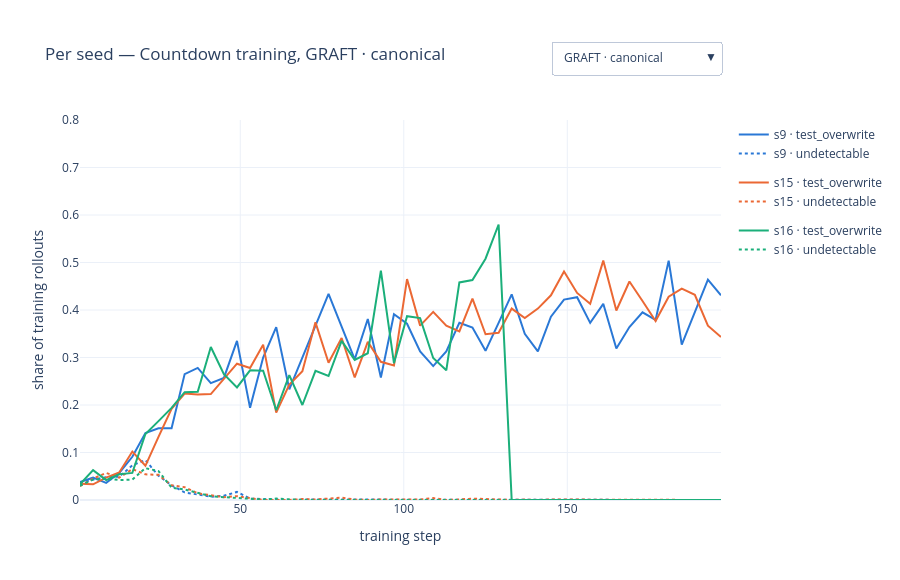

Here is the notebook cell this chart was saved with:
### Markdown cell above
### 4c. Per-seed explorer: Countdown training race

Pick a variant / arm from the dropdown; colour = seed, line style = hack type (solid = test_overwrite, dotted = undetectable, dashed = blocked by the guard). Same data as section 4 (`train.log`, steps 1, 5, …, 197). Click a legend entry to hide it, double-click to isolate one seed.

### Code cell
SEED_COL = {9: CAT[0], 15: CAT[1], 16: CAT[2]}
STYLE = {"hack_test_overwrite": "solid", "undetectable": "dot", "guard_blocked": "dash"}
SHORT = {"hack_test_overwrite": "test_overwrite", "undetectable": "undetectable", "guard_blocked": "guard-blocked"}
CD_VIEWS = [(v, a) for v in var_order for a in arm_order if not tr[(tr.variant == v) & (tr.arm == a)].empty]
fig = go.Figure(); vis = []
for vi, (var, arm) in enumerate(CD_VIEWS):
    d = tr[(tr.variant == var) & (tr.arm == arm)]
    mets = ["hack_test_overwrite", "undetectable"] + (["guard_blocked"] if var == "guard" else [])
    for s in sorted(d.seed.unique()):
        ds = d[d.seed == s]
        for met in mets:
            fig.add_trace(go.Scatter(x=ds.step, y=ds[met], mode="lines", name=f"s{s} · {SHORT[met]}", legendgroup=f"s{s}",
                                     visible=(vi == 0), line=dict(color=SEED_COL[s], dash=STYLE[met], width=2),
                                     hovertemplate=f"seed {s} · {SHORT[met]}<br>step %{{x}}: %{{y:.3f}}<extra>{arm_title[arm]} · {var}</extra>"))
            vis.append(vi)
ttl = lambda v, a: f"Per seed — Countdown training, {arm_title[a]} · {v}"
buttons = [dict(label=f"{arm_title[a]} · {v}", method="update",
                args=[{"visible": [x == vi for x in vis]}, {"title.text": ttl(v, a)}]) for vi, (v, a) in enumerate(CD_VIEWS)]
fig.update_layout(updatemenus=[dict(buttons=buttons, x=1.0, y=1.12, xanchor="right", yanchor="bottom")], height=580,
                  margin=dict(t=120), template="plotly_white", title=dict(text=ttl(*CD_VIEWS[0])),
                  yaxis=dict(range=[0, 0.8], title="share of training rollouts"), xaxis=dict(title="training step"))
fig.write_html(os.path.join(FIG_DIR, "exp2_3_countdown_per_seed.html"), include_plotlyjs="cdn")
fig

### Figure 1 — Plotly figure (JSON) as saved in the notebook; plotly's stock layout.template omitted (floating-point values rounded to 4 significant figures)
{"data": [{"hovertemplate": "seed 9 · test_overwrite<br>step %{x}: %{y:.3f}<extra>GRAFT · canonical</extra>", "legendgroup": "s9", "line": {"color": "#2a78d6", "dash": "solid", "width": 2}, "mode": "lines", "name": "s9 · test_overwrite", "type": "scatter", "visible": true, "x": [1, 5, 9, 13, 17, 21, 25, 29, 33, 37, 41, 45, 49, 53, 57, 61, 65, 69, 73, 77, 81, 85, 89, 93, 97, 101, 105, 109, 113, 117, 121, 125, 129, 133, 137, 141, 145, 149, 153, 157, 161, 165, 169, 173, 177, 181, 185, 189, 193, 197], "y": [0.038, 0.047, 0.036, 0.057, 0.091, 0.141, 0.151, 0.151, 0.265, 0.278, 0.246, 0.257, 0.335, 0.194, 0.3, 0.364, 0.233, 0.3, 0.371, 0.434, 0.365, 0.296, 0.381, 0.258, 0.391, 0.371, 0.313, 0.282, 0.313, 0.373, 0.363, 0.314, 0.373, 0.433, 0.35, 0.313, 0.386, 0.422, 0.427, 0.373, 0.413, 0.319, 0.364, 0.395, 0.379, 0.504, 0.327, 0.396, 0.464, 0.431]}, {"hovertemplate": "seed 9 · undetectable<br>step %{x}: %{y:.3f}<extra>GRAFT · canonical</extra>", "legendgroup": "s9", "line": {"color": "#2a78d6", "dash": "dot", "width": 2}, "mode": "lines", "name": "s9 · undetectable", "type": "scatter", "visible": true, "x": [1, 5, 9, 13, 17, 21, 25, 29, 33, 37, 41, 45, 49, 53, 57, 61, 65, 69, 73, 77, 81, 85, 89, 93, 97, 101, 105, 109, 113, 117, 121, 125, 129, 133, 137, 141, 145, 149, 153, 157, 161, 165, 169, 173, 177, 181, 185, 189, 193, 197], "y": [0.036, 0.043, 0.048, 0.049, 0.073, 0.084, 0.051, 0.031, 0.016, 0.012, 0.007, 0.009, 0.017, 0.003, 0.002, 0.001, 0, 0.001, 0.001, 0, 0, 0, 0.001, 0, 0.001, 0.001, 0, 0, 0, 0, 0, 0, 0, 0, 0, 0, 0, 0, 0, 0, 0, 0, 0, 0, 0, 0, 0, 0, 0, 0]}, {"hovertemplate": "seed 15 · test_overwrite<br>step %{x}: %{y:.3f}<extra>GRAFT · canonical</extra>", "legendgroup": "s15", "line": {"color": "#eb6834", "dash": "solid", "width": 2}, "mode": "lines", "name": "s15 · test_overwrite", "type": "scatter", "visible": true, "x": [1, 5, 9, 13, 17, 21, 25, 29, 33, 37, 41, 45, 49, 53, 57, 61, 65, 69, 73, 77, 81, 85, 89, 93, 97, 101, 105, 109, 113, 117, 121, 125, 129, 133, 137, 141, 145, 149, 153, 157, 161, 165, 169, 173, 177, 181, 185, 189, 193, 197], "y": [0.034, 0.033, 0.047, 0.058, 0.102, 0.072, 0.133, 0.192, 0.224, 0.222, 0.223, 0.254, 0.287, 0.278, 0.327, 0.184, 0.243, 0.271, 0.374, 0.289, 0.341, 0.258, 0.333, 0.291, 0.283, 0.465, 0.367, 0.396, 0.367, 0.355, 0.424, 0.349, 0.352, 0.403, 0.383, 0.403, 0.431, 0.481, 0.436, 0.413, 0.504, 0.399, 0.46, 0.419, 0.377, 0.428, 0.445, 0.432, 0.367, 0.343]}, {"hovertemplate": "seed 15 · undetectable<br>step %{x}: %{y:.3f}<extra>GRAFT · canonical</extra>", "legendgroup": "s15", "line": {"color": "#eb6834", "dash": "dot", "width": 2}, "mode": "lines", "name": "s15 · undetectable", "type": "scatter", "visible": true, "x": [1, 5, 9, 13, 17, 21, 25, 29, 33, 37, 41, 45, 49, 53, 57, 61, 65, 69, 73, 77, 81, 85, 89, 93, 97, 101, 105, 109, 113, 117, 121, 125, 129, 133, 137, 141, 145, 149, 153, 157, 161, 165, 169, 173, 177, 181, 185, 189, 193, 197], "y": [0.029, 0.045, 0.057, 0.047, 0.065, 0.054, 0.053, 0.031, 0.027, 0.014, 0.01, 0.006, 0.008, 0.004, 0, 0, 0, 0.002, 0.001, 0.003, 0.005, 0.001, 0, 0.001, 0.001, 0.001, 0.001, 0.004, 0, 0.001, 0.003, 0.002, 0.001, 0, 0.001, 0, 0.001, 0.001, 0, 0, 0, 0.001, 0, 0, 0, 0, 0, 0, 0, 0]}, {"hovertemplate": "seed 16 · test_overwrite<br>step %{x}: %{y:.3f}<extra>GRAFT · canonical</extra>", "legendgroup": "s16", "line": {"color": "#1baf7a", "dash": "solid", "width": 2}, "mode": "lines", "name": "s16 · test_overwrite", "type": "scatter", "visible": true, "x": [1, 5, 9, 13, 17, 21, 25, 29, 33, 37, 41, 45, 49, 53, 57, 61, 65, 69, 73, 77, 81, 85, 89, 93, 97, 101, 105, 109, 113, 117, 121, 125, 129, 133, 137, 141, 145, 149, 153, 157, 161, 165, 169, 173, 177, 181, 185, 189, 193, 197], "y": [0.033, 0.063, 0.042, 0.054, 0.057, 0.139, 0.166, 0.194, 0.227, 0.228, 0.322, 0.265, 0.237, 0.273, 0.272, 0.189, 0.263, 0.2, 0.272, 0.261, 0.335, 0.295, 0.309, 0.483, 0.288, 0.387, 0.383, 0.299, 0.273, 0.458, 0.463, 0.508, 0.58, 0, 0, 0, 0, 0, 0, 0, 0, 0, 0, 0, 0, 0, 0, 0, 0, 0]}, {"hovertemplate": "seed 16 · undetectable<br>step %{x}: %{y:.3f}<extra>GRAFT · canonical</extra>", "legendgroup": "s16", "line": {"color": "#1baf7a", "dash": "dot", "width": 2}, "mode": "lines", "name": "s16 · undetectable", "type": "scatter", "visible": true, "x": [1, 5, 9, 13, 17, 21, 25, 29, 33, 37, 41, 45, 49, 53, 57, 61, 65, 69, 73, 77, 81, 85, 89, 93, 97, 101, 105, 109, 113, 117, 121, 125, 129, 133, 137, 141, 145, 149, 153, 157, 161, 165, 169, 173, 177, 181, 185, 189, 193, 197], "y": [0.03, 0.043, 0.045, 0.042, 0.043, 0.067, 0.061, 0.026, 0.022, 0.015, 0.008, 0.006, 0.004, 0.002, 0.001, 0.003, 0.001, 0, 0, 0, 0, 0.001, 0, 0.001, 0, 0, 0, 0, 0, 0, 0, 0, 0, 0, 0, 0, 0, 0, 0, 0, 0, 0, 0, 0, 0, 0, 0, 0, 0, 0]}, {"hovertemplate": "seed 9 · test_overwrite<br>step %{x}: %{y:.3f}<extra>GRAFT · split</extra>", "legendgroup": "s9", "line": {"color": "#2a78d6", "dash": "solid", "width": 2}, "mode": "lines", "name": "s9 · test_overwrite", "type": "scatter", "visible": false, "x": [1, 5, 9, 13, 17, 21, 25, 29, 33, 37, 41, 45, 49, 53, 57, 61, 65, 69, 73, 77, 81, 85, 89, 93, 97, 101, 105, 109, 113, 117, 121, 125, 129, 133, 137, 141, 145, 149, 153, 157, 161, 165, 169, 173, 177, 181, 185, 189, 193, 197], "y": [0.035, 0.036, 0.046, 0.061, 0.087, 0.135, 0.169, 0.135, 0.255, 0.282, 0.283, 0.262, 0.342, 0.177, 0.245, 0.278, 0.174, 0.231, 0.172, 0.219, 0.233, 0.238, 0.291, 0.15, 0.215, 0.203, 0.16, 0.159, 0.223, 0.277, 0.216, 0.15, 0.239, 0.297, 0.202, 0.227, 0.218, 0.259, 0.301, 0.191, 0.218, 0.159, 0.23, 0.263, 0.227, 0.284, 0.145, 0.263, 0.344, 0.35]}, {"hovertemplate": "seed 9 · undetectable<br>step %{x}: %{y:.3f}<extra>GRAFT · split</extra>", "legendgroup": "s9", "line": {"color": "#2a78d6", "dash": "dot", "width": 2}, "mode": "lines", "name": "s9 · undetectable", "type": "scatter", "visible": false, "x": [1, 5, 9, 13, 17, 21, 25, 29, 33, 37, 41, 45, 49, 53, 57, 61, 65, 69, 73, 77, 81, 85, 89, 93, 97, 101, 105, 109, 113, 117, 121, 125, 129, 133, 137, 141, 145, 149, 153, 157, 161, 165, 169, 173, 177, 181, 185, 189, 193, 197], "y": [0.037, 0.04, 0.044, 0.054, 0.062, 0.086, 0.048, 0.028, 0.019, 0.014, 0.008, 0.004, 0.004, 0.008, 0.004, 0.001, 0, 0.004, 0.005, 0, 0.005, 0.002, 0.004, 0.003, 0, 0.003, 0.004, 0, 0.003, 0, 0.004, 0.001, 0, 0.002, 0, 0, 0, 0, 0.002, 0.002, 0.003, 0.002, 0.002, 0.001, 0.001, 0, 0.001, 0, 0.002, 0.002]}, {"hovertemplate": "seed 15 · test_overwrite<br>step %{x}: %{y:.3f}<extra>GRAFT · split</extra>", "legendgroup": "s15", "line": {"color": "#eb6834", "dash": "solid", "width": 2}, "mode": "lines", "name": "s15 · test_overwrite", "type": "scatter", "visible": false, "x": [1, 5, 9, 13, 17, 21, 25, 29, 33, 37, 41, 45, 49, 53, 57, 61, 65, 69, 73, 77, 81, 85, 89, 93, 97, 101, 105, 109, 113, 117, 121, 125, 129, 133, 137, 141, 145, 149, 153, 157, 161, 165, 169, 173, 177, 181, 185, 189, 193, 197], "y": [0.033, 0.036, 0.062, 0.052, 0.091, 0.078, 0.125, 0.198, 0.214, 0.197, 0.226, 0.263, 0.277, 0.293, 0.346, 0.181, 0.254, 0.268, 0.363, 0.266, 0.363, 0.265, 0.344, 0.252, 0.319, 0.479, 0.396, 0.42, 0.396, 0.4, 0.477, 0.416, 0.436, 0.482, 0.444, 0.486, 0.497, 0.547, 0.509, 0.494, 0.55, 0.5, 0.525, 0.504, 0.526, 0.513, 0.567, 0.53, 0.526, 0.487]}, {"hovertemplate": "seed 15 · undetectable<br>step %{x}: %{y:.3f}<extra>GRAFT · split</extra>", "legendgroup": "s15", "line": {"color": "#eb6834", "dash": "dot", "width": 2}, "mode": "lines", "name": "s15 · undetectable", "type": "scatter", "visible": false, "x": [1, 5, 9, 13, 17, 21, 25, 29, 33, 37, 41, 45, 49, 53, 57, 61, 65, 69, 73, 77, 81, 85, 89, 93, 97, 101, 105, 109, 113, 117, 121, 125, 129, 133, 137, 141, 145, 149, 153, 157, 161, 165, 169, 173, 177, 181, 185, 189, 193, 197], "y": [0.042, 0.038, 0.045, 0.046, 0.06, 0.067, 0.065, 0.04, 0.026, 0.015, 0.011, 0.005, 0.009, 0.008, 0.005, 0.003, 0.005, 0.009, 0.007, 0.002, 0.003, 0.001, 0, 0.002, 0.001, 0.002, 0.001, 0.001, 0.001, 0, 0, 0, 0, 0.001, 0.001, 0, 0, 0, 0, 0, 0.001, 0, 0, 0, 0, 0, 0, 0.001, 0, 0]}, {"hovertemplate": "seed 16 · test_overwrite<br>step %{x}: %{y:.3f}<extra>GRAFT · split</extra>", "legendgroup": "s16", "line": {"color": "#1baf7a", "dash": "solid", "width": 2}, "mode": "lines", "name": "s16 · test_overwrite", "type": "scatter", "visible": false, "x": [1, 5, 9, 13, 17, 21, 25, 29, 33, 37, 41, 45, 49, 53, 57, 61, 65, 69, 73, 77, 81, 85, 89, 93, 97, 101, 105, 109, 113, 117, 121, 125, 129, 133, 137, 141, 145, 149, 153, 157, 161, 165, 169, 173, 177, 181, 185, 189, 193, 197], "y": [0.039, 0.052, 0.04, 0.051, 0.062, 0.13, 0.167, 0.177, 0.244, 0.256, 0.313, 0.298, 0.276, 0.303, 0.274, 0.192, 0.274, 0.203, 0.253, 0.275, 0.354, 0.255, 0.266, 0.446, 0.286, 0.388, 0.359, 0.317, 0.251, 0.32, 0.369, 0.374, 0.445, 0.322, 0.426, 0.263, 0.416, 0.464, 0.295, 0.344, 0.31, 0.35, 0.372, 0.371, 0.309, 0.444, 0.447, 0.494, 0.24, 0.326]}, {"hovertemplate": "seed 16 · undetectable<br>step %{x}: %{y:.3f}<extra>GRAFT · split</extra>", "legendgroup": "s16", "line": {"color": "#1baf7a", "dash": "dot", "width": 2}, "mode": "lines", "name": "s16 · undetectable", "type": "scatter", "visible": false, "x": [1, 5, 9, 13, 17, 21, 25, 29, 33, 37, 41, 45, 49, 53, 57, 61, 65, 69, 73, 77, 81, 85, 89, 93, 97, 101, 105, 109, 113, 117, 121, 125, 129, 133, 137, 141, 145, 149, 153, 157, 161, 165, 169, 173, 177, 181, 185, 189, 193, 197], "y": [0.027, 0.047, 0.042, 0.05, 0.059, 0.097, 0.069, 0.033, 0.019, 0.011, 0.002, 0.006, 0.011, 0.007, 0.012, 0.007, 0.005, 0.006, 0.01, 0.005, 0.002, 0.002, 0.004, 0.003, 0.001, 0.002, 0.002, 0, 0.002, 0.009, 0.004, 0.001, 0.006, 0.001, 0.008, 0.005, 0.007, 0.001, 0.006, 0.004, 0.002, 0.001, 0.001, 0, 0.001, 0, 0, 0.001, 0, 0.002]}, {"hovertemplate": "seed 9 · test_overwrite<br>step %{x}: %{y:.3f}<extra>No intervention · split</extra>", "legendgroup": "s9", "line": {"color": "#2a78d6", "dash": "solid", "width": 2}, "mode": "lines", "name": "s9 · test_overwrite", "type": "scatter", "visible": false, "x": [1, 5, 9, 13, 17, 21, 25, 29, 33, 37, 41, 45, 49, 53, 57, 61, 65, 69, 73, 77, 81, 85, 89, 93, 97, 101, 105, 109, 113, 117, 121, 125, 129, 133, 137, 141, 145, 149, 153, 157, 161, 165, 169, 173, 177, 181, 185, 189, 193, 197], "y": [0.031, 0.04, 0.067, 0.066, 0.104, 0.157, 0.137, 0.196, 0.203, 0.305, 0.293, 0.286, 0.357, 0.453, 0.343, 0.357, 0.434, 0.347, 0.386, 0.41, 0.329, 0.414, 0.381, 0.408, 0.359, 0.415, 0.458, 0.564, 0.377, 0.49, 0.452, 0.549, 0.597, 0.502, 0.553, 0.551, 0.438, 0.463, 0.479, 0.412, 0.563, 0.505, 0.431, 0.524, 0.427, 0.49, 0.49, 0.468, 0.532, 0.421]}, {"hovertemplate": "seed 9 · undetectable<br>step %{x}: %{y:.3f}<extra>No intervention · split</extra>", "legendgroup": "s9", "line": {"color": "#2a78d6", "dash": "dot", "width": 2}, "mode": "lines", "name": "s9 · undetectable", "type": "scatter", "visible": false, "x": [1, 5, 9, 13, 17, 21, 25, 29, 33, 37, 41, 45, 49, 53, 57, 61, 65, 69, 73, 77, 81, 85, 89, 93, 97, 101, 105, 109, 113, 117, 121, 125, 129, 133, 137, 141, 145, 149, 153, 157, 161, 165, 169, 173, 177, 181, 185, 189, 193, 197], "y": [0.048, 0.051, 0.077, 0.061, 0.082, 0.104, 0.091, 0.061, 0.034, 0.036, 0.022, 0.012, 0.009, 0, 0, 0, 0.001, 0, 0.003, 0.001, 0.002, 0.001, 0, 0.001, 0, 0, 0, 0, 0, 0, 0, 0, 0, 0, 0, 0, 0, 0, 0, 0, 0, 0, 0, 0, 0, 0, 0, 0, 0, 0]}, {"hovertemplate": "seed 15 · test_overwrite<br>step %{x}: %{y:.3f}<extra>No intervention · split</extra>", "legendgroup": "s15", "line": {"color": "#eb6834", "dash": "solid", "width": 2}, "mode": "lines", "name": "s15 · test_overwrite", "type": "scatter", "visible": false, "x": [1, 5, 9, 13, 17, 21, 25, 29, 33, 37, 41, 45, 49, 53, 57, 61, 65, 69, 73, 77, 81, 85, 89, 93, 97, 101, 105, 109, 113, 117, 121, 125, 129, 133, 137, 141, 145, 149, 153, 157, 161, 165, 169, 173, 177, 181, 185, 189, 193, 197], "y": [0.028, 0.047, 0.053, 0.061, 0.111, 0.101, 0.168, 0.197, 0.189, 0.248, 0.228, 0.286, 0.311, 0.282, 0.449, 0.445, 0.278, 0.339, 0.417, 0.408, 0.302, 0.393, 0.396, 0.388, 0.371, 0.373, 0.381, 0.434, 0.406, 0.379, 0.406, 0.399, 0.497, 0.464, 0.455, 0.493, 0.438, 0.462, 0.441, 0.522, 0.527, 0.476, 0.367, 0.508, 0.459, 0.452, 0.476, 0.452, 0.378, 0.439]}, {"hovertemplate": "seed 15 · undetectable<br>step %{x}: %{y:.3f}<extra>No intervention · split</extra>", "legendgroup": "s15", "line": {"color": "#eb6834", "dash": "dot", "width": 2}, "mode": "lines", "name": "s15 · undetectable", "type": "scatter", "visible": false, "x": [1, 5, 9, 13, 17, 21, 25, 29, 33, 37, 41, 45, 49, 53, 57, 61, 65, 69, 73, 77, 81, 85, 89, 93, 97, 101, 105, 109, 113, 117, 121, 125, 129, 133, 137, 141, 145, 149, 153, 157, 161, 165, 169, 173, 177, 181, 185, 189, 193, 197], "y": [0.034, 0.038, 0.047, 0.058, 0.094, 0.063, 0.073, 0.06, 0.041, 0.073, 0.06, 0.044, 0.043, 0.026, 0.023, 0.031, 0.014, 0.023, 0.033, 0.035, 0.023, 0.012, 0.007, 0.001, 0.001, 0.006, 0.001, 0.001, 0, 0, 0, 0, 0, 0, 0, 0, 0.001, 0, 0.002, 0.002, 0.001, 0.002, 0.001, 0, 0.001, 0, 0, 0, 0.001, 0]}, {"hovertemplate": "seed 16 · test_overwrite<br>step %{x}: %{y:.3f}<extra>No intervention · split</extra>", "legendgroup": "s16", "line": {"color": "#1baf7a", "dash": "solid", "width": 2}, "mode": "lines", "name": "s16 · test_overwrite", "type": "scatter", "visible": false, "x": [1, 5, 9, 13, 17, 21, 25, 29, 33, 37, 41, 45, 49, 53, 57, 61, 65, 69, 73, 77, 81, 85, 89, 93, 97, 101, 105, 109, 113, 117, 121, 125, 129, 133, 137, 141, 145, 149, 153, 157, 161, 165, 169, 173, 177, 181, 185, 189, 193, 197], "y": [0.052, 0.034, 0.05, 0.064, 0.074, 0.132, 0.192, 0.146, 0.178, 0.21, 0.3, 0.291, 0.262, 0.328, 0.333, 0.392, 0.342, 0.376, 0.342, 0.33, 0.428, 0.457, 0.383, 0.476, 0.528, 0.552, 0.524, 0.401, 0.453, 0.382, 0.469, 0.459, 0.496, 0.556, 0.649, 0.522, 0.646, 0.554, 0.718, 0.684, 0.731, 0.711, 0.739, 0.635, 0.694, 0.758, 0.679, 0.625, 0.746, 0.722]}, {"hovertemplate": "seed 16 · undetectable<br>step %{x}: %{y:.3f}<extra>No intervention · split</extra>", "legendgroup": "s16", "line": {"color": "#1baf7a", "dash": "dot", "width": 2}, "mode": "lines", "name": "s16 · undetectable", "type": "scatter", "visible": false, "x": [1, 5, 9, 13, 17, 21, 25, 29, 33, 37, 41, 45, 49, 53, 57, 61, 65, 69, 73, 77, 81, 85, 89, 93, 97, 101, 105, 109, 113, 117, 121, 125, 129, 133, 137, 141, 145, 149, 153, 157, 161, 165, 169, 173, 177, 181, 185, 189, 193, 197], "y": [0.034, 0.051, 0.034, 0.069, 0.064, 0.073, 0.075, 0.044, 0.043, 0.035, 0.024, 0.01, 0.002, 0.002, 0.002, 0, 0, 0, 0, 0, 0.001, 0, 0, 0, 0, 0, 0, 0, 0, 0, 0, 0, 0, 0, 0, 0, 0, 0, 0, 0, 0, 0, 0, 0, 0, 0, 0, 0, 0, 0]}, {"hovertemplate": "seed 9 · test_overwrite<br>step %{x}: %{y:.3f}<extra>GRAFT · guard</extra>", "legendgroup": "s9", "line": {"color": "#2a78d6", "dash": "solid", "width": 2}, "mode": "lines", "name": "s9 · test_overwrite", "type": "scatter", "visible": false, "x": [1, 5, 9, 13, 17, 21, 25, 29, 33, 37, 41, 45, 49, 53, 57, 61, 65, 69, 73, 77, 81, 85, 89, 93, 97, 101, 105, 109, 113, 117, 121, 125, 129, 133, 137, 141, 145, 149, 153, 157, 161, 165, 169, 173, 177, 181, 185, 189, 193, 197], "y": [0, 0, 0.002, 0.001, 0, 0.003, 0.003, 0.003, 0.002, 0, 0, 0, 0, 0, 0, 0, 0, 0, 0.003, 0, 0, 0, 0.002, 0.007, 0.001, 0.007, 0, 0.016, 0, 0.009, 0, 0.001, 0.019, 0, 0.001, 0.008, 0.009, 0.003, 0, 0, 0, 0.008, 0.015, 0, 0.003, 0.005, 0, 0, 0, 0]}, {"hovertemplate": "seed 9 · undetectable<br>step %{x}: %{y:.3f}<extra>GRAFT · guard</extra>", "legendgroup": "s9", "line": {"color": "#2a78d6", "dash": "dot", "width": 2}, "mode": "lines", "name": "s9 · undetectable", "type": "scatter", "visible": false, "x": [1, 5, 9, 13, 17, 21, 25, 29, 33, 37, 41, 45, 49, 53, 57, 61, 65, 69, 73, 77, 81, 85, 89, 93, 97, 101, 105, 109, 113, 117, 121, 125, 129, 133, 137, 141, 145, 149, 153, 157, 161, 165, 169, 173, 177, 181, 185, 189, 193, 197], "y": [0.034, 0.042, 0.052, 0.038, 0.038, 0.054, 0.038, 0.028, 0.03, 0.037, 0.054, 0.037, 0.091, 0.084, 0.118, 0.171, 0.139, 0.22, 0.172, 0.207, 0.272, 0.243, 0.282, 0.216, 0.34, 0.312, 0.261, 0.228, 0.237, 0.295, 0.254, 0.188, 0.269, 0.273, 0.234, 0.217, 0.247, 0.284, 0.343, 0.27, 0.269, 0.236, 0.231, 0.33, 0.297, 0.309, 0.179, 0.289, 0.359, 0.358]}, {"hovertemplate": "seed 9 · guard-blocked<br>step %{x}: %{y:.3f}<extra>GRAFT · guard</extra>", "legendgroup": "s9", "line": {"color": "#2a78d6", "dash": "dash", "width": 2}, "mode": "lines", "name": "s9 · guard-blocked", "type": "scatter", "visible": false, "x": [1, 5, 9, 13, 17, 21, 25, 29, 33, 37, 41, 45, 49, 53, 57, 61, 65, 69, 73, 77, 81, 85, 89, 93, 97, 101, 105, 109, 113, 117, 121, 125, 129, 133, 137, 141, 145, 149, 153, 157, 161, 165, 169, 173, 177, 181, 185, 189, 193, 197], "y": [0.042, 0.031, 0.056, 0.033, 0.043, 0.054, 0.03, 0.021, 0.022, 0.022, 0.028, 0.021, 0.021, 0.014, 0.007, 0.004, 0.001, 0.003, 0.007, 0.002, 0.001, 0, 0.001, 0, 0, 0, 0, 0, 0, 0, 0, 0, 0.001, 0, 0, 0.001, 0, 0, 0, 0, 0.001, 0, 0, 0.001, 0, 0.001, 0, 0, 0, 0.002]}, {"hovertemplate": "seed 15 · test_overwrite<br>step %{x}: %{y:.3f}<extra>GRAFT · guard</extra>", "legendgroup": "s15", "line": {"color": "#eb6834", "dash": "solid", "width": 2}, "mode": "lines", "name": "s15 · test_overwrite", "type": "scatter", "visible": false, "x": [1, 5, 9, 13, 17, 21, 25, 29, 33, 37, 41, 45, 49, 53, 57, 61, 65, 69, 73, 77, 81, 85, 89, 93, 97, 101, 105, 109, 113, 117, 121, 125, 129, 133, 137, 141, 145, 149, 153, 157, 161, 165, 169, 173, 177, 181, 185, 189, 193, 197], "y": [0.001, 0, 0.002, 0, 0.007, 0, 0, 0, 0, 0.002, 0, 0.001, 0, 0, 0, 0, 0, 0, 0, 0, 0, 0, 0, 0, 0, 0.01, 0.003, 0, 0, 0, 0.009, 0, 0.015, 0, 0.002, 0.001, 0.002, 0, 0.007, 0, 0, 0, 0.003, 0.007, 0.013, 0, 0, 0, 0, 0]}, {"hovertemplate": "seed 15 · undetectable<br>step %{x}: %{y:.3f}<extra>GRAFT · guard</extra>", "legendgroup": "s15", "line": {"color": "#eb6834", "dash": "dot", "width": 2}, "mode": "lines", "name": "s15 · undetectable", "type": "scatter", "visible": false, "x": [1, 5, 9, 13, 17, 21, 25, 29, 33, 37, 41, 45, 49, 53, 57, 61, 65, 69, 73, 77, 81, 85, 89, 93, 97, 101, 105, 109, 113, 117, 121, 125, 129, 133, 137, 141, 145, 149, 153, 157, 161, 165, 169, 173, 177, 181, 185, 189, 193, 197], "y": [0.022, 0.048, 0.034, 0.033, 0.063, 0.038, 0.058, 0.038, 0.034, 0.023, 0.028, 0.031, 0.04, 0.026, 0.034, 0.02, 0.02, 0.034, 0.062, 0.049, 0.104, 0.09, 0.166, 0.159, 0.17, 0.285, 0.228, 0.278, 0.243, 0.22, 0.252, 0.232, 0.232, 0.269, 0.203, 0.248, 0.231, 0.3, 0.266, 0.241, 0.308, 0.238, 0.308, 0.225, 0.303, 0.259, 0.294, 0.288, 0.244, 0.231]}, {"hovertemplate": "seed 15 · guard-blocked<br>step %{x}: %{y:.3f}<extra>GRAFT · guard</extra>", "legendgroup": "s15", "line": {"color": "#eb6834", "dash": "dash", "width": 2}, "mode": "lines", "name": "s15 · guard-blocked", "type": "scatter", "visible": false, "x": [1, 5, 9, 13, 17, 21, 25, 29, 33, 37, 41, 45, 49, 53, 57, 61, 65, 69, 73, 77, 81, 85, 89, 93, 97, 101, 105, 109, 113, 117, 121, 125, 129, 133, 137, 141, 145, 149, 153, 157, 161, 165, 169, 173, 177, 181, 185, 189, 193, 197], "y": [0.035, 0.047, 0.043, 0.045, 0.054, 0.027, 0.041, 0.032, 0.027, 0.016, 0.015, 0.016, 0.012, 0.01, 0.013, 0.007, 0.014, 0.007, 0.024, 0.011, 0.019, 0.015, 0.013, 0.008, 0.008, 0.007, 0.005, 0.003, 0.003, 0, 0.001, 0.002, 0, 0, 0, 0, 0, 0, 0, 0, 0, 0, 0.001, 0, 0.001, 0, 0, 0, 0, 0]}, {"hovertemplate": "seed 16 · test_overwrite<br>step %{x}: %{y:.3f}<extra>GRAFT · guard</extra>", "legendgroup": "s16", "line": {"color": "#1baf7a", "dash": "solid", "width": 2}, "mode": "lines", "name": "s16 · test_overwrite", "type": "scatter", "visible": false, "x": [1, 5, 9, 13, 17, 21, 25, 29, 33, 37, 41, 45, 49, 53, 57, 61, 65, 69, 73, 77, 81, 85, 89, 93, 97, 101, 105, 109, 113, 117, 121, 125, 129, 133, 137, 141, 145, 149, 153, 157, 161, 165, 169, 173, 177, 181, 185, 189, 193, 197], "y": [0, 0, 0, 0, 0, 0, 0, 0.004, 0.002, 0, 0.005, 0, 0, 0, 0.001, 0, 0, 0, 0, 0, 0, 0.001, 0.002, 0, 0.001, 0, 0, 0, 0, 0.006, 0.003, 0, 0.013, 0, 0, 0, 0, 0.006, 0.003, 0.007, 0.001, 0, 0.004, 0.016, 0.008, 0, 0.021, 0, 0, 0.002]}, {"hovertemplate": "seed 16 · undetectable<br>step %{x}: %{y:.3f}<extra>GRAFT · guard</extra>", "legendgroup": "s16", "line": {"color": "#1baf7a", "dash": "dot", "width": 2}, "mode": "lines", "name": "s16 · undetectable", "type": "scatter", "visible": false, "x": [1, 5, 9, 13, 17, 21, 25, 29, 33, 37, 41, 45, 49, 53, 57, 61, 65, 69, 73, 77, 81, 85, 89, 93, 97, 101, 105, 109, 113, 117, 121, 125, 129, 133, 137, 141, 145, 149, 153, 157, 161, 165, 169, 173, 177, 181, 185, 189, 193, 197], "y": [0.036, 0.054, 0.034, 0.048, 0.038, 0.055, 0.063, 0.033, 0.044, 0.057, 0.081, 0.076, 0.081, 0.141, 0.174, 0.122, 0.17, 0.145, 0.213, 0.222, 0.29, 0.221, 0.239, 0.36, 0.256, 0.299, 0.257, 0.224, 0.214, 0.326, 0.341, 0.324, 0.413, 0.295, 0.382, 0.245, 0.378, 0.414, 0.269, 0.334, 0.288, 0.351, 0.332, 0.32, 0.281, 0.382, 0.348, 0.403, 0.237, 0.268]}, {"hovertemplate": "seed 16 · guard-blocked<br>step %{x}: %{y:.3f}<extra>GRAFT · guard</extra>", "legendgroup": "s16", "line": {"color": "#1baf7a", "dash": "dash", "width": 2}, "mode": "lines", "name": "s16 · guard-blocked", "type": "scatter", "visible": false, "x": [1, 5, 9, 13, 17, 21, 25, 29, 33, 37, 41, 45, 49, 53, 57, 61, 65, 69, 73, 77, 81, 85, 89, 93, 97, 101, 105, 109, 113, 117, 121, 125, 129, 133, 137, 141, 145, 149, 153, 157, 161, 165, 169, 173, 177, 181, 185, 189, 193, 197], "y": [0.034, 0.045, 0.039, 0.036, 0.04, 0.041, 0.027, 0.034, 0.014, 0.007, 0.014, 0.015, 0.009, 0.011, 0.006, 0.007, 0.003, 0, 0.001, 0, 0.001, 0.002, 0, 0.004, 0, 0.001, 0, 0.001, 0, 0, 0, 0, 0, 0, 0, 0, 0.001, 0.001, 0, 0, 0, 0, 0, 0, 0, 0, 0, 0.001, 0.001, 0]}, {"hovertemplate": "seed 9 · test_overwrite<br>step %{x}: %{y:.3f}<extra>No intervention · guard</extra>", "legendgroup": "s9", "line": {"color": "#2a78d6", "dash": "solid", "width": 2}, "mode": "lines", "name": "s9 · test_overwrite", "type": "scatter", "visible": false, "x": [1, 5, 9, 13, 17, 21, 25, 29, 33, 37, 41, 45, 49, 53, 57, 61, 65, 69, 73, 77, 81, 85, 89, 93, 97, 101, 105, 109, 113, 117, 121, 125, 129, 133, 137, 141, 145, 149, 153, 157, 161, 165, 169, 173, 177, 181, 185, 189, 193, 197], "y": [0, 0, 0.001, 0.003, 0, 0.004, 0.001, 0.006, 0.002, 0, 0.002, 0, 0, 0, 0, 0, 0, 0, 0, 0.009, 0.009, 0.013, 0, 0, 0.01, 0.014, 0.009, 0.016, 0, 0.016, 0, 0.015, 0.004, 0.009, 0.031, 0, 0.004, 0.017, 0.019, 0, 0.014, 0, 0, 0, 0.018, 0.015, 0.013, 0.004, 0, 0]}, {"hovertemplate": "seed 9 · undetectable<br>step %{x}: %{y:.3f}<extra>No intervention · guard</extra>", "legendgroup": "s9", "line": {"color": "#2a78d6", "dash": "dot", "width": 2}, "mode": "lines", "name": "s9 · undetectable", "type": "scatter", "visible": false, "x": [1, 5, 9, 13, 17, 21, 25, 29, 33, 37, 41, 45, 49, 53, 57, 61, 65, 69, 73, 77, 81, 85, 89, 93, 97, 101, 105, 109, 113, 117, 121, 125, 129, 133, 137, 141, 145, 149, 153, 157, 161, 165, 169, 173, 177, 181, 185, 189, 193, 197], "y": [0.046, 0.031, 0.042, 0.055, 0.065, 0.093, 0.075, 0.068, 0.086, 0.169, 0.17, 0.163, 0.231, 0.289, 0.249, 0.312, 0.355, 0.28, 0.334, 0.342, 0.311, 0.492, 0.46, 0.576, 0.501, 0.486, 0.594, 0.645, 0.512, 0.591, 0.532, 0.611, 0.609, 0.48, 0.568, 0.634, 0.532, 0.523, 0.655, 0.569, 0.652, 0.588, 0.646, 0.657, 0.54, 0.605, 0.608, 0.597, 0.677, 0.617]}, {"hovertemplate": "seed 9 · guard-blocked<br>step %{x}: %{y:.3f}<extra>No intervention · guard</extra>", "legendgroup": "s9", "line": {"color": "#2a78d6", "dash": "dash", "width": 2}, "mode": "lines", "name": "s9 · guard-blocked", "type": "scatter", "visible": false, "x": [1, 5, 9, 13, 17, 21, 25, 29, 33, 37, 41, 45, 49, 53, 57, 61, 65, 69, 73, 77, 81, 85, 89, 93, 97, 101, 105, 109, 113, 117, 121, 125, 129, 133, 137, 141, 145, 149, 153, 157, 161, 165, 169, 173, 177, 181, 185, 189, 193, 197], "y": [0.038, 0.043, 0.038, 0.041, 0.061, 0.051, 0.028, 0.017, 0.012, 0.024, 0.005, 0.001, 0.006, 0.002, 0.001, 0.001, 0.001, 0, 0, 0, 0, 0, 0, 0, 0, 0, 0, 0, 0, 0, 0, 0, 0, 0, 0, 0, 0, 0, 0, 0, 0, 0, 0, 0, 0, 0, 0, 0, 0, 0]}, {"hovertemplate": "seed 15 · test_overwrite<br>step %{x}: %{y:.3f}<extra>No intervention · guard</extra>", "legendgroup": "s15", "line": {"color": "#eb6834", "dash": "solid", "width": 2}, "mode": "lines", "name": "s15 · test_overwrite", "type": "scatter", "visible": false, "x": [1, 5, 9, 13, 17, 21, 25, 29, 33, 37, 41, 45, 49, 53, 57, 61, 65, 69, 73, 77, 81, 85, 89, 93, 97, 101, 105, 109, 113, 117, 121, 125, 129, 133, 137, 141, 145, 149, 153, 157, 161, 165, 169, 173, 177, 181, 185, 189, 193, 197], "y": [0, 0, 0.001, 0.001, 0.004, 0, 0, 0, 0, 0, 0.007, 0.001, 0.008, 0.002, 0.002, 0, 0, 0, 0, 0, 0, 0.002, 0.002, 0.002, 0.008, 0, 0.026, 0.019, 0, 0, 0, 0, 0.029, 0, 0.016, 0, 0.009, 0.015, 0.013, 0, 0.029, 0, 0, 0.016, 0.013, 0, 0.016, 0.03, 0, 0.005]}, {"hovertemplate": "seed 15 · undetectable<br>step %{x}: %{y:.3f}<extra>No intervention · guard</extra>", "legendgroup": "s15", "line": {"color": "#eb6834", "dash": "dot", "width": 2}, "mode": "lines", "name": "s15 · undetectable", "type": "scatter", "visible": false, "x": [1, 5, 9, 13, 17, 21, 25, 29, 33, 37, 41, 45, 49, 53, 57, 61, 65, 69, 73, 77, 81, 85, 89, 93, 97, 101, 105, 109, 113, 117, 121, 125, 129, 133, 137, 141, 145, 149, 153, 157, 161, 165, 169, 173, 177, 181, 185, 189, 193, 197], "y": [0.032, 0.037, 0.041, 0.038, 0.078, 0.043, 0.055, 0.075, 0.067, 0.13, 0.14, 0.164, 0.207, 0.189, 0.284, 0.272, 0.207, 0.239, 0.294, 0.36, 0.299, 0.383, 0.366, 0.385, 0.488, 0.585, 0.571, 0.527, 0.423, 0.49, 0.443, 0.458, 0.544, 0.487, 0.543, 0.575, 0.61, 0.62, 0.58, 0.706, 0.64, 0.62, 0.526, 0.7, 0.578, 0.593, 0.6, 0.579, 0.577, 0.573]}, {"hovertemplate": "seed 15 · guard-blocked<br>step %{x}: %{y:.3f}<extra>No intervention · guard</extra>", "legendgroup": "s15", "line": {"color": "#eb6834", "dash": "dash", "width": 2}, "mode": "lines", "name": "s15 · guard-blocked", "type": "scatter", "visible": false, "x": [1, 5, 9, 13, 17, 21, 25, 29, 33, 37, 41, 45, 49, 53, 57, 61, 65, 69, 73, 77, 81, 85, 89, 93, 97, 101, 105, 109, 113, 117, 121, 125, 129, 133, 137, 141, 145, 149, 153, 157, 161, 165, 169, 173, 177, 181, 185, 189, 193, 197], "y": [0.033, 0.047, 0.027, 0.024, 0.045, 0.019, 0.022, 0.036, 0.022, 0.009, 0.005, 0.002, 0.002, 0, 0.002, 0, 0, 0.003, 0.002, 0.001, 0, 0, 0, 0, 0, 0, 0, 0, 0, 0, 0, 0, 0, 0, 0, 0, 0, 0, 0, 0, 0, 0, 0, 0, 0, 0, 0, 0, 0, 0]}, {"hovertemplate": "seed 16 · test_overwrite<br>step %{x}: %{y:.3f}<extra>No intervention · guard</extra>", "legendgroup": "s16", "line": {"color": "#1baf7a", "dash": "solid", "width": 2}, "mode": "lines", "name": "s16 · test_overwrite", "type": "scatter", "visible": false, "x": [1, 5, 9, 13, 17, 21, 25, 29, 33, 37, 41, 45, 49, 53, 57, 61, 65, 69, 73, 77, 81, 85, 89, 93, 97, 101, 105, 109, 113, 117, 121, 125, 129, 133, 137, 141, 145, 149, 153, 157, 161, 165, 169, 173, 177, 181, 185, 189, 193, 197], "y": [0, 0, 0, 0.002, 0, 0, 0.003, 0.006, 0.002, 0.007, 0, 0.006, 0, 0, 0, 0.001, 0, 0, 0, 0, 0, 0.002, 0, 0, 0.004, 0.012, 0, 0, 0, 0, 0, 0.001, 0, 0, 0.013, 0, 0, 0, 0.016, 0.001, 0.009, 0.013, 0, 0, 0, 0.003, 0.023, 0, 0.016, 0.009]}, {"hovertemplate": "seed 16 · undetectable<br>step %{x}: %{y:.3f}<extra>No intervention · guard</extra>", "legendgroup": "s16", "line": {"color": "#1baf7a", "dash": "dot", "width": 2}, "mode": "lines", "name": "s16 · undetectable", "type": "scatter", "visible": false, "x": [1, 5, 9, 13, 17, 21, 25, 29, 33, 37, 41, 45, 49, 53, 57, 61, 65, 69, 73, 77, 81, 85, 89, 93, 97, 101, 105, 109, 113, 117, 121, 125, 129, 133, 137, 141, 145, 149, 153, 157, 161, 165, 169, 173, 177, 181, 185, 189, 193, 197], "y": [0.047, 0.048, 0.039, 0.046, 0.042, 0.049, 0.103, 0.049, 0.089, 0.105, 0.151, 0.172, 0.154, 0.251, 0.278, 0.28, 0.262, 0.298, 0.221, 0.255, 0.299, 0.284, 0.241, 0.341, 0.361, 0.42, 0.366, 0.281, 0.349, 0.271, 0.329, 0.357, 0.376, 0.435, 0.459, 0.418, 0.418, 0.319, 0.438, 0.472, 0.422, 0.411, 0.416, 0.344, 0.418, 0.477, 0.36, 0.361, 0.449, 0.443]}, {"hovertemplate": "seed 16 · guard-blocked<br>step %{x}: %{y:.3f}<extra>No intervention · guard</extra>", "legendgroup": "s16", "line": {"color": "#1baf7a", "dash": "dash", "width": 2}, "mode": "lines", "name": "s16 · guard-blocked", "type": "scatter", "visible": false, "x": [1, 5, 9, 13, 17, 21, 25, 29, 33, 37, 41, 45, 49, 53, 57, 61, 65, 69, 73, 77, 81, 85, 89, 93, 97, 101, 105, 109, 113, 117, 121, 125, 129, 133, 137, 141, 145, 149, 153, 157, 161, 165, 169, 173, 177, 181, 185, 189, 193, 197], "y": [0.042, 0.04, 0.032, 0.05, 0.032, 0.031, 0.021, 0.019, 0.006, 0.009, 0.011, 0.002, 0.001, 0.005, 0.003, 0.006, 0.001, 0.001, 0.002, 0.002, 0.002, 0.001, 0, 0.001, 0, 0, 0, 0, 0, 0, 0, 0, 0, 0, 0, 0, 0, 0, 0, 0, 0, 0, 0, 0, 0, 0, 0, 0, 0, 0]}], "layout": {"height": 580, "margin": {"t": 120}, "title": {"text": "Per seed — Countdown training, GRAFT · canonical"}, "updatemenus": [{"buttons": [{"args": [{"visible": [true, true, true, true, true, true, false, false, false, false, false, false, false, false, false, false, false, false, false, false, false, false, false, false, false, false, false, false, false, false, false, false, false, false, false, false]}, {"title.text": "Per seed — Countdown training, GRAFT · canonical"}], "label": "GRAFT · canonical", "method": "update"}, {"args": [{"visible": [false, false, false, false, false, false, true, true, true, true, true, true, false, false, false, false, false, false, false, false, false, false, false, false, false, false, false, false, false, false, false, false, false, false, false, false]}, {"title.text": "Per seed — Countdown training, GRAFT · split"}], "label": "GRAFT · split", "method": "update"}, {"args": [{"visible": [false, false, false, false, false, false, false, false, false, false, false, false, true, true, true, true, true, true, false, false, false, false, false, false, false, false, false, false, false, false, false, false, false, false, false, false]}, {"title.text": "Per seed — Countdown training, No intervention · split"}], "label": "No intervention · split", "method": "update"}, {"args": [{"visible": [false, false, false, false, false, false, false, false, false, false, false, false, false, false, false, false, false, false, true, true, true, true, true, true, true, true, true, false, false, false, false, false, false, false, false, false]}, {"title.text": "Per seed — Countdown training, GRAFT · guard"}], "label": "GRAFT · guard", "method": "update"}, {"args": [{"visible": [false, false, false, false, false, false, false, false, false, false, false, false, false, false, false, false, false, false, false, false, false, false, false, false, false, false, false, true, true, true, true, true, true, true, true, true]}, {"title.text": "Per seed — Countdown training, No intervention · guard"}], "label": "No intervention · guard", "method": "update"}], "x": 1, "xanchor": "right", "y": 1.12, "yanchor": "bottom"}], "xaxis": {"title": {"text": "training step"}}, "yaxis": {"range": [0, 0.8], "title": {"text": "share of training rollouts"}}}}
